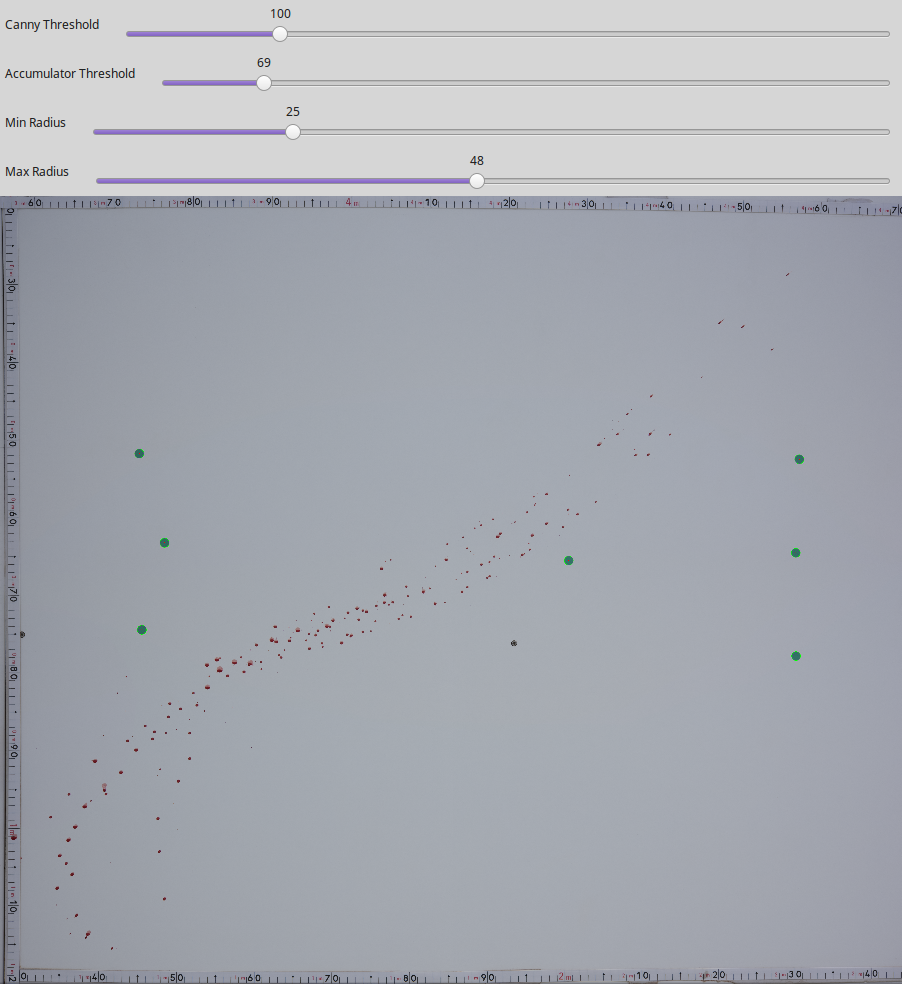
#> input picture hough_circle_blood_sppatter.png, 902 x 984 px, found by its file name
$ python stain_segmentation.py ../hough_circle_blood_spatter_2.png   (older library calls are emulated)
#> lines starting #> are read from the running program, lines starting #| are printed output that depends on the picture; after the words box and inside, x2 and y2 are one past the last pixel; in counts of white or black regions, pixels touching at a corner belong together
### Automated Stain Segmentation/pattern.py
import numpy as np
import matplotlib.pyplot as plt
import matplotlib.patches as patches
from scipy.stats import kde
from scipy.spatial import ConvexHull
import cv2
import os
import csv
import progressbar
import time


class Pattern:

    def __init__(self, stains=[]):
        self.contours = []
        self.stains = stains
        self.scale = 7.0
        self.elliptical_stains = []
        self.image = None
        self.name = ""
        self.summary_data = []
        self.plots = {}
        for stain in self.stains:
            if stain.ellipse:
                self.elliptical_stains.append(stain)

    def add_stain(self, stain):
        self.stains.append(stain)
        if stain.major_axis != None:
            self.elliptical_stains.append(stain)

    # [186 lines left out: functions convergence, plot_convergence, plot_intersection_scatter, plot_density_heatmap, calculate_convergence_box, line_intersection and 3 more, not called in this run]

    def get_summary_data(self, to_calculate, batch=False):
        return self.summary_data if len(self.summary_data) > 0 else self.calculate_summary_data(to_calculate, batch)

    def clear_data(self):
        self.stains = []
        self.summary_data = []
        self.plots = {}

    # [14 lines left out: function export, not called in this run]


### Automated Stain Segmentation/bloodstain.py
import cv2
import json
import numpy as np
import csv

class Stain:

    def __init__(self, id, contour, scale, original):
        self.contour = contour
        self.id = id
        moment = cv2.moments(contour)
        self.original = original
        self.position = (int(moment['m10'] / moment['m00']), int(moment['m01'] / moment['m00'])) if moment['m00'] > 0 else (10,10)
        self.area = cv2.contourArea(self.contour)
        self.area_mm = self.area * (1 / scale ** 2)
        self.ellipse, self.c = self.fit_ellipse()
        self.major_axis = None
        if self.ellipse is not None:
            (self.x_ellipse, self.y_ellipse), (self.width, self.height), self.angle = self.ellipse
            self.major_axis = self.calculate_major_axis()
        else:
            self.x_ellipse, self.y_ellipse, self.width, self.height, self.angle = [None] * 5

    def fit_ellipse(self):
        contour = self.contour
        offset = 0
        minus_offset = 0
        add_offset = 0
        if len(self.contour) >= 5 and self.area > 9:
            max_dist = 0
            extreme_i = 0
            for i in range(len(self.contour)):
                pt = self.contour[i][0]
                dist_center = ((self.position[0] - pt[0]) ** 2 + (self.position[1] - pt[1]) ** 2) ** 0.5
                if max_dist < dist_center:
                    max_dist = dist_center
                    extreme_i = i

            hull = cv2.convexHull(contour,returnPoints = False)
            concave_sections = cv2.convexityDefects(contour, hull)
            concave_pts = []
            if concave_sections is not None:
                for i in range(concave_sections.shape[0]-1):
                    s, e, f, d = concave_sections[i,0]
                    concave_pts.append(tuple(self.contour[f][0]))

            end_tail = None
            start_tail = None
            i = (extreme_i + 1) % len(self.contour)
            k = (extreme_i - 1) % len(self.contour)
            (_, _) , (max_width, height), angle = cv2.minAreaRect(self.contour)

            small_width = True

            while i < len(self.contour) and k > 0 and small_width:
                pt_1 = self.contour[i][0]
                pt_2 = self.contour[k][0]
                dist = ((pt_1[0] - pt_2[0]) ** 2 + (pt_1[1] - pt_2[1]) ** 2) ** 0.5
                if (dist / min(max_width, height)) > 0.5 :
                    small_width = False
                    end_tail = i
                    start_tail = k
                i += 1
                k -= 1

            if end_tail and start_tail:
                if start_tail <= end_tail:
                    contour = np.concatenate((self.contour[:start_tail + 1], self.contour[end_tail:]))
                else:
                    contour = self.contour[end_tail: start_tail + 1]
                if len(contour) > 5:
                    (x, y), (MA, ma), angle = cv2.fitEllipse(np.array(contour))
                    A = np.pi / 4 * MA * ma
                    if A > 0 and self.area / A > 0.3:

                        return cv2.fitEllipse(np.array(contour)), contour
                    else:
                        return cv2.minAreaRect(np.array(contour)), contour
            else:
                (x, y), (MA, ma), angle = cv2.fitEllipse(np.array(self.contour))
                A = np.pi / 4 * MA * ma
                if A > 0 and self.area / A > 0.3:

                    return cv2.fitEllipse(np.array(self.contour)), []
                else:
                    return cv2.minAreaRect(np.array(self.contour)), []

        return None, []

    # [19 lines left out: functions draw_ellipse, circularity, orientaton, not called in this run]


    def direction(self):
        if self.ellipse:
            x = self.x_ellipse
            angle = self.angle
            left_half = []
            right_half = []

            for pt in self.contour:
                pt = pt[0]
                side = (pt[0] - x)
                if side > 1:
                    right_half.append(pt)
                else:
                    left_half.append(pt)
            left_half = np.array(left_half)

            right_half = np.array(right_half)

        else:
            left_half = self.contour[ : len(self.contour) // 2]
            right_half = self.contour[len(self.contour) // 2 : ]
            angle = float('inf')

        if np.abs(self.area_half(left_half) - self.area_half(right_half)) <= 0.005:
            direction = "?"
        elif self.area_half(left_half) < self.area_half(right_half):
            if angle < 90:
                direction = ("left", "down")
            else:
                direction = ("left", "up")
        else:
            if angle < 90:
                direction = ("right", "up")
            else:
                direction = ("right", "down")

        return direction

    def calculate_major_axis(self):
        x = self.position[0]
        y = self.position[1]
        direction = self.direction()

        if self.angle:
            pty = np.cos(np.deg2rad(self.angle)) * self.original.shape[1]
            ptx = np.sin(np.deg2rad(self.angle)) * self.original.shape[0]
            x0 = int(x + ptx)
            x1 = int(x - ptx)
            y0 = int(y - pty)
            y1 = int(y + pty)

            if direction != "?":
                if direction[0] == "left":
                    x_use = max(x0, x1)
                else:
                    x_use = min(x0, x1)
                if direction[1] == "up":
                    y_use = max(y0, y1)
                else:
                    y_use = min(y0, y1)
                return sorted([(x, y), (int(x_use), int(y_use))], key=lambda x : x[0])
            return sorted([(int(x0), int(y0)), (int(x1), int(y1))], key=lambda x : x[0])

    def area_half(self, half_contour):
        if len(half_contour) > 0:
            hull_half = cv2.contourArea(cv2.convexHull(half_contour))
            if hull_half > 0:
                return cv2.contourArea(half_contour) / hull_half
        return -1


    # [60 lines left out: functions intensity, solidity, annotate, label, obj_format, get_summary_data, not called in this run]

    def write_data(self, writer):
        writer.writerow(self.get_summary_data())


### Automated Stain Segmentation/parse_arguements.py
from argparse import ArgumentParser

def parse_args():
    parser = ArgumentParser(description='Segment bloodstains in an spatter pattern')
    parser.add_argument("-f", "--file", dest="filename",
                        help="file from base path", metavar="FILE")
    parser.add_argument("-F", "--AbsoluteFile", help="file from root", dest="full_path")
    parser.add_argument("-s", "--scale", dest="scale", type=float,
                        help="scale in pixels per mm", metavar="SCALE", default=7)
    parser.add_argument("-o", "--OutputPath", dest="output_path",
                        help="folder and base name for output", metavar="OUTPUT_PATH")
    parser.add_argument("-b", "--batch", dest="batch",  default=False,
                        help="Do not display preview or interactive graph output", metavar="BATCH")

    args = parser.parse_args()
    return vars(args)

# [13 lines left out: function parse_batch_args, not called in this run]

### Automated Stain Segmentation/stain_segmentation.py
import cv2
import numpy as np
import sys
import os
from matplotlib import pyplot as plt
import bloodstain
import json
import csv
from parse_arguements import parse_args
from pattern import Pattern
import progressbar


path = '/media/cba62/Elements/Cropped Data/'
save_path = '/media/cba62/Elements/Result_data/'
pattern = Pattern()

def CLI(args={}):
    args = parse_args() if not args else args
    filename = None if not args['filename'] else path + args['filename']
    full_path = args['full_path']
    if full_path:
        filename = full_path

    if not filename:
        print("No file selected")
        return
    print("\nProcessing: " + filename)

    save_path = set_save_path(filename, args['output_path'])
    pattern.scale = args['scale']
    if pattern.scale < 1:
        print("Warning scale is less than 1")

    image = cv2.imread(filename)
#> image is the input picture: shape (984, 902, 3); mean B, G, R 178.5, 171, 167.6
    orginal = cv2.imread(filename)

    if image is None:
        print("No image file found")
        return

    batch = args['batch']

    height, width = image.shape[:2]
#> height = 984; width = 902
    pattern.image = image
    pattern.name = filename
    print("Segmenting stains")
    result = stain_segmentation(image, orginal)
    cv2.drawContours(image, pattern.contours, -1, (255,0,255), 1)
    for stain in pattern.stains:
            stain.annotate(image)
    if not batch:
        result_preview(result)
    cv2.imwrite(save_path + '-result.jpg', result)
    print("Analysing Stains")
    export_stain_data(save_path)
    export_obj(save_path, width, height)
    print("\nCalculating Pattern Metrics")
    to_calculate= {'linearity': True,
                 'convergence': True, 'distribution': True}
    pattern.export(save_path, to_calculate, batch)
    print("\nResults found in files beginning: " + save_path)
    print("Done :)")


def set_save_path(full_path, output_path):
    if output_path:
        return output_path

    if full_path:
        save_path = os.path.splitext(full_path)[0]
    else:
        save_path =  '/media/cba62/Elements/Result_data/' + full_path
    save_path = os.path.splitext(save_path)[0]
    return save_path

def stain_segmentation(image, orginal):
    pattern.clear_data()
    hsv_img = cv2.cvtColor(image, cv2.COLOR_BGR2HSV)
#> hsv_img: shape (984, 902, 3); mean H, S, V 88.6, 17.2, 178.7

    blur = cv2.GaussianBlur(image, (3,3), 0)
    gray = cv2.cvtColor(blur, cv2.COLOR_BGR2GRAY)
    gray_hsv = cv2.cvtColor(hsv_img, cv2.COLOR_BGR2GRAY)
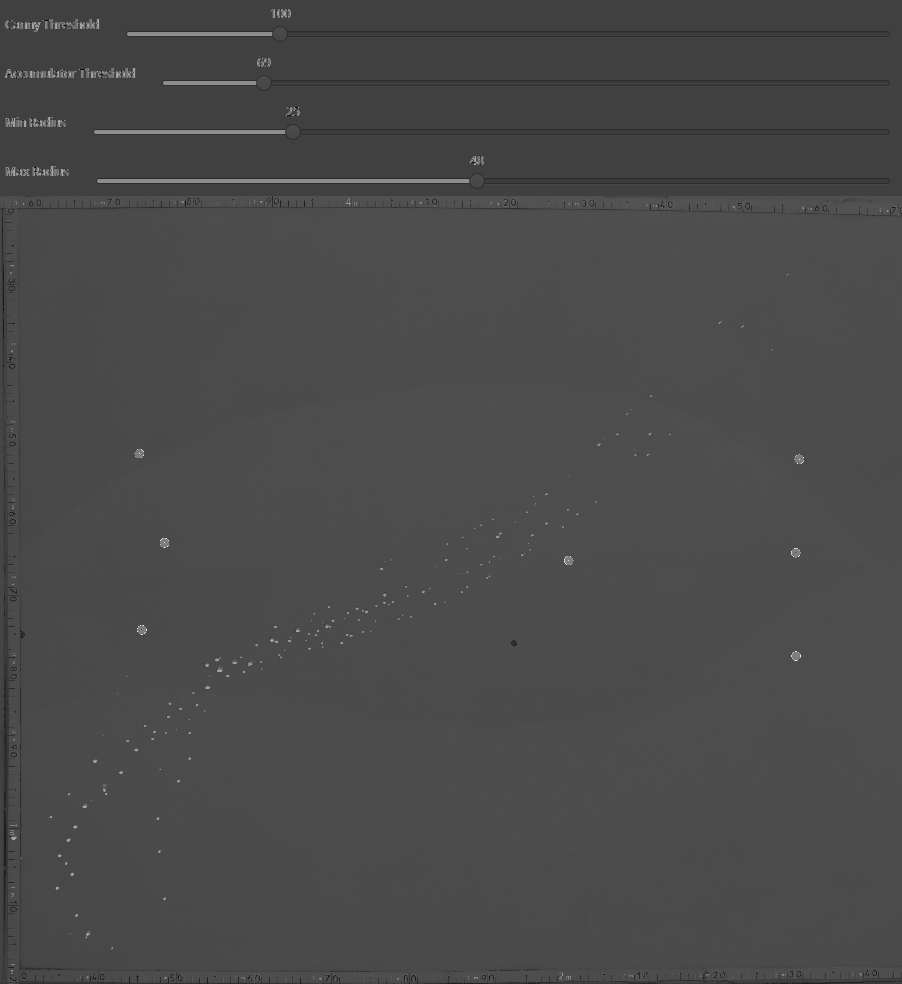
#> gray_hsv: shape (984, 902); min 6, max 233, mean 73.6

    thresh = binarize_image(image, gray)
    # cv2.imwrite('./binary.jpg', thresh) # uncomment to export a binary image

    hist = cv2.calcHist( [gray_hsv], [0], None, [256], [0, 256] )
    remove_circle_markers(gray, thresh)
    kernel = np.ones((3,3),np.uint8)
    cv2.imwrite('./flipped' + '-binary.jpg', thresh)

    im2, contours, hierarchy = cv2.findContours(thresh, cv2.RETR_TREE, cv2.CHAIN_APPROX_SIMPLE)
    analyseContours(contours, hierarchy, orginal, image, pattern.scale)

    return image

def analyseContours(contours, hierarchy, orginal, image, scale):
    count = 0
    outer_contours = []
    for i in range(len(contours)):
        contour = contours[i]
        if hierarchy[0,i,3] == -1:
            outer_contours.append(contour)
            if cv2.contourArea(contour) > 5:
                stain = bloodstain.Stain(count, contour, scale, orginal)
                pattern.add_stain(stain)
                count += 1
    pattern.contours = outer_contours
    print("Found {} stains".format(count))

# [33 lines left out: functions export_stain_data, export_obj, result_preview, not called in this run]

def remove_circle_markers(gray, img):
    circles = cv2.HoughCircles(gray, cv2.HOUGH_GRADIENT, 1, 20, param1=100,
                                param2=58, minRadius=24, maxRadius=82)

    if circles is not None:
        circles = np.uint16(np.around(circles))
        for i in circles[0,:]:
            cv2.circle(img, (i[0],i[1]),i[2] + 10, (0,0,0), -2)


def binarize_image(img_original, gray) :
    thresh = cv2.adaptiveThreshold(gray, 255, cv2.ADAPTIVE_THRESH_GAUSSIAN_C, cv2.THRESH_BINARY, 99, 10)
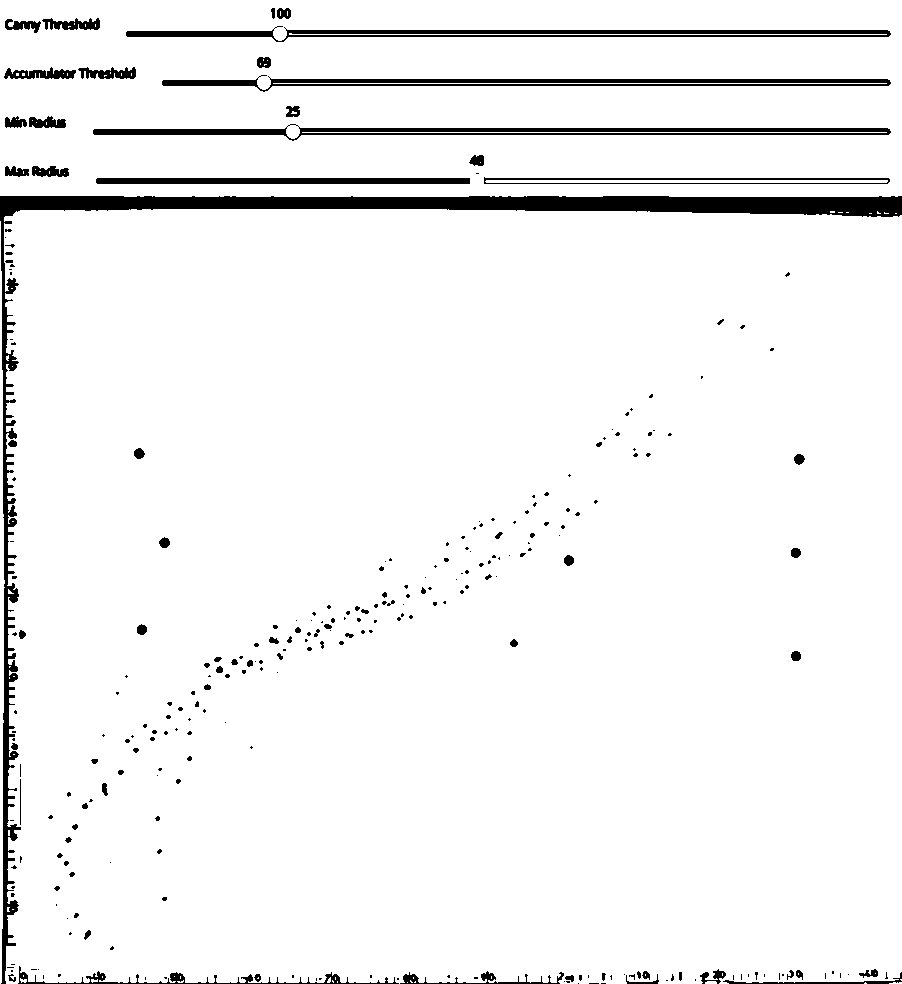
#> thresh: shape (984, 902); 95% white; 278 black regions (197 under 20 px), largest, box (x1, y1, x2, y2) and area: (0, 196, 902, 984) 18053, (93, 124, 891, 141) 4748, (126, 26, 891, 42) 4543
    kernel = np.ones((3,3),np.uint8)
    erosion = cv2.erode(thresh, kernel, iterations = 2)
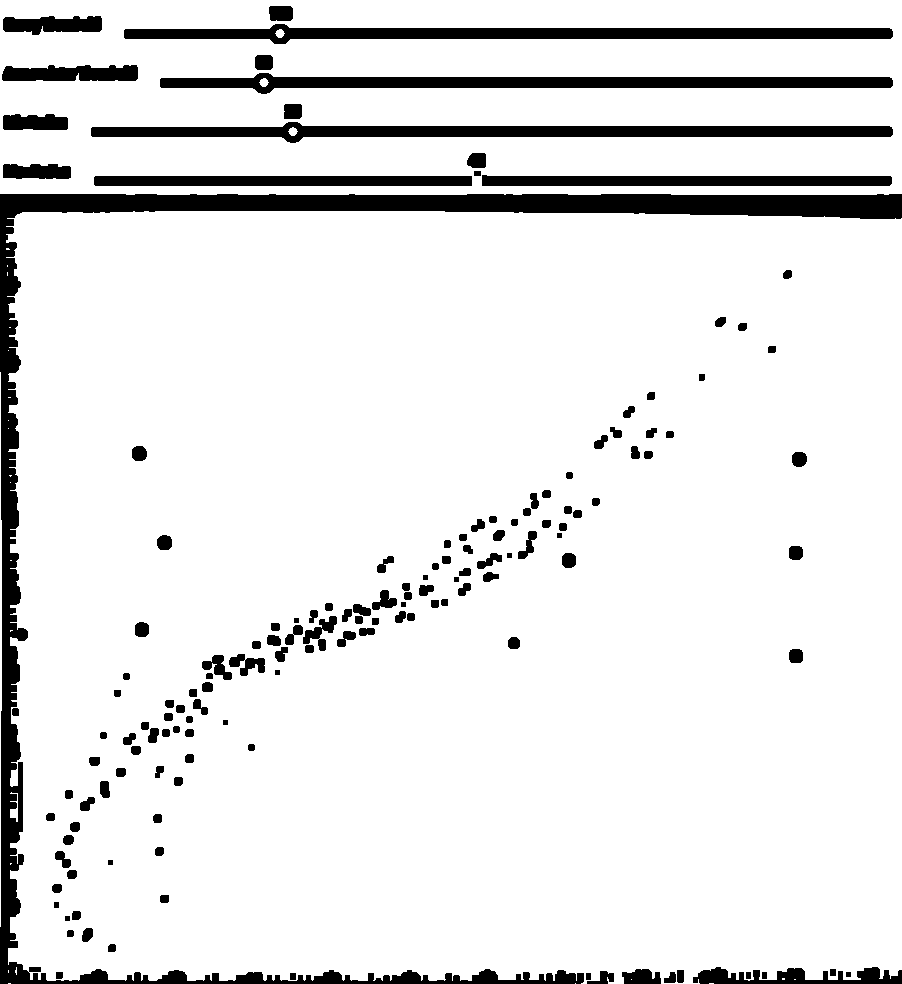
#> erosion: shape (984, 902); 90.2% white; 149 black regions, largest, box (x1, y1, x2, y2) and area: (0, 194, 902, 984) 32973, (91, 122, 893, 143) 8705, (124, 24, 893, 44) 8380
    dilation = cv2.dilate(erosion, kernel, iterations = 2)
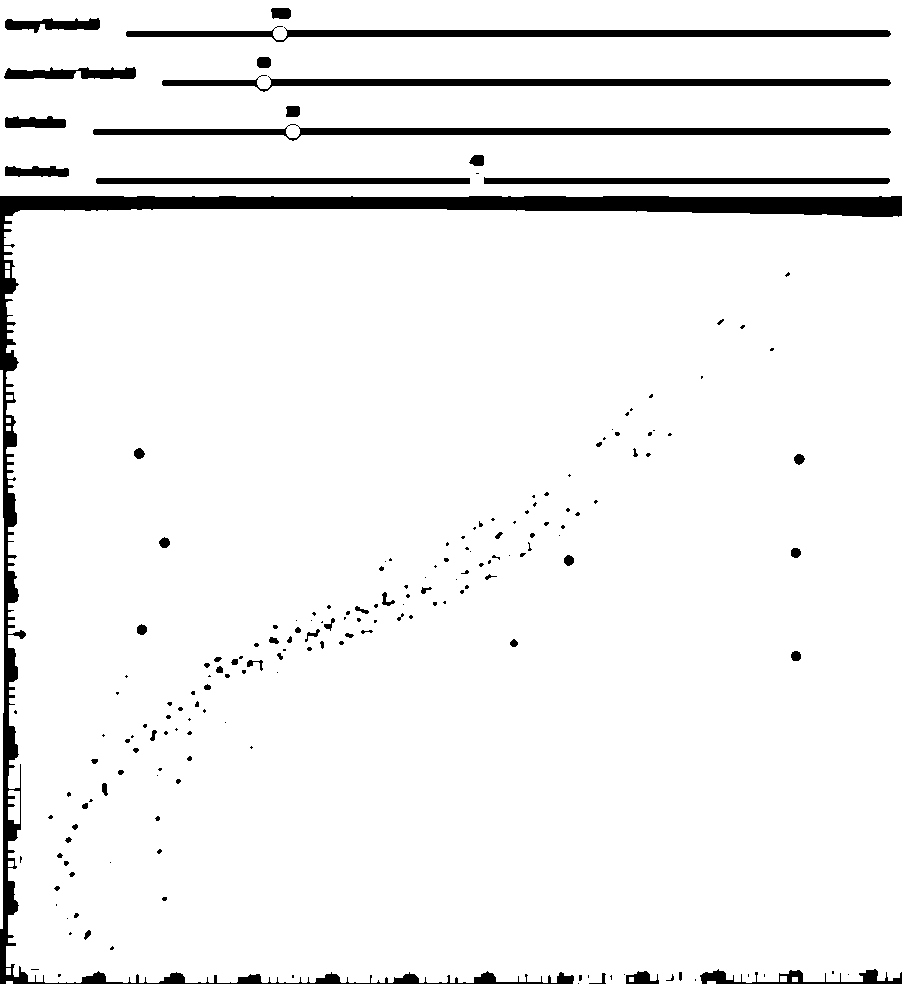
#> dilation: shape (984, 902); 94.3% white; 190 black regions (127 under 20 px), largest, box (x1, y1, x2, y2) and area: (0, 196, 902, 984) 22142, (93, 124, 891, 141) 5337, (126, 26, 891, 42) 5148

    return cv2.bitwise_not(dilation)
#> returned value: shape (984, 902); 5.7% white; 190 white regions (127 under 20 px)

# [24 lines left out: functions label_stains, show_intentsity_histogram, not called in this run]

if __name__ == '__main__':
    CLI()
#> in stain_segmentation, `hist = cv2.calcHist( [gray_hsv], [0], None, [256], [0, 256] )`: hist = 256 values, max 181353 at index 77, min 0 at index 0, mean 3467.1
#> in remove_circle_markers, `circles = cv2.HoughCircles(gray, cv2.HOUGH_GRADIENT, 1, 20, param1=100..`: circles = None
#> in stain_segmentation, `im2, contours, hierarchy = cv2.findContours(thresh, cv2.RETR_TREE, cv2..`: contours = 202 contours, 147 with area under 20; largest, box (x1, y1, x2, y2) and area: (0, 196, 902, 984) 19991, (93, 124, 891, 141) 4688, (126, 26, 891, 42) 4362, (162, 75, 891, 92) 4200, (484, 177, 890, 184) 2023
#> the loop in analyseContours, `for i in range(len(contours)):` made 197 passes
#> (the run stopped early here; a loop or call above may not have finished)
